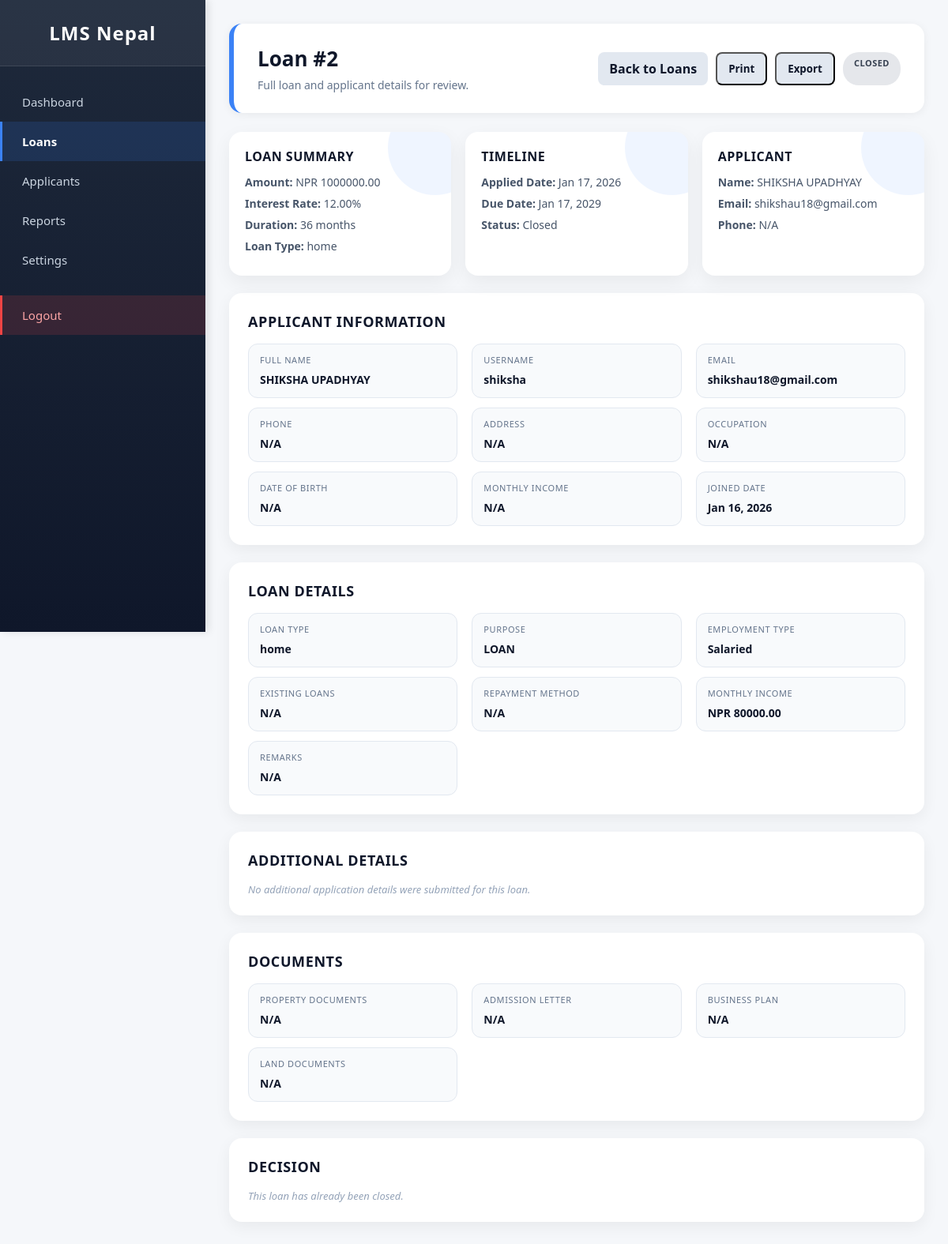
/admin-loans/2/ (signed in), run on the app's committed database.
### core/models.py (models this page shows, shortened)
class Loan(models.Model):
    member = models.ForeignKey(Member, on_delete=models.CASCADE)
    loan_type = models.CharField(max_length=50, blank=True)
    amount = models.DecimalField(max_digits=10, decimal_places=2)
    duration_months = models.IntegerField(default=12)
    interest_rate = models.DecimalField(max_digits=5, decimal_places=2)
    purpose = models.TextField(blank=True)
    issued_date = models.DateField(auto_now_add=True)
    due_date = models.DateField()
    monthly_income = models.DecimalField(max_digits=10, decimal_places=2, null=True, blank=True)
    employment_type = models.CharField(max_length=50, blank=True)
    existing_loans = models.CharField(max_length=10, blank=True)
    repayment_method = models.CharField(max_length=50, blank=True)
    remarks = models.TextField(blank=True)
    personal_reason = models.CharField(max_length=100, blank=True, null=True)
    existing_emi = models.DecimalField(max_digits=10, decimal_places=2, null=True, blank=True)
    property_type = models.CharField(max_length=50, blank=True, null=True)
    property_value = models.DecimalField(max_digits=12, decimal_places=2, null=True, blank=True)
    property_location = models.CharField(max_length=200, blank=True, null=True)
    construction_status = models.CharField(max_length=50, blank=True, null=True)
    property_documents = models.FileField(upload_to='loan_documents/', blank=True, null=True)
    co_applicant_name = models.CharField(max_length=100, blank=True, null=True)
    co_applicant_relation = models.CharField(max_length=50, blank=True, null=True)
    student_name = models.CharField(max_length=100, blank=True, null=True)
    course_name = models.CharField(max_length=200, blank=True, null=True)
    institution_name = models.CharField(max_length=200, blank=True, null=True)
    institution_location = models.CharField(max_length=100, blank=True, null=True)
    course_duration = models.IntegerField(null=True, blank=True)
    admission_letter = models.FileField(upload_to='loan_documents/', blank=True, null=True)
    guardian_name = models.CharField(max_length=100, blank=True, null=True)
    guardian_income = models.DecimalField(max_digits=10, decimal_places=2, null=True, blank=True)
    business_name = models.CharField(max_length=200, blank=True, null=True)
    business_type = models.CharField(max_length=100, blank=True, null=True)
    business_registration = models.CharField(max_length=100, blank=True, null=True)
    business_age = models.IntegerField(null=True, blank=True)
    annual_turnover = models.DecimalField(max_digits=12, decimal_places=2, null=True, blank=True)
    business_plan = models.FileField(upload_to='loan_documents/', blank=True, null=True)
    business_address = models.TextField(blank=True, null=True)
    farm_size = models.DecimalField(max_digits=8, decimal_places=2, null=True, blank=True)
    farming_type = models.CharField(max_length=100, blank=True, null=True)
    land_ownership = models.CharField(max_length=50, blank=True, null=True)
    crop_type = models.CharField(max_length=200, blank=True, null=True)
    land_documents = models.FileField(upload_to='loan_documents/', blank=True, null=True)
    irrigation_facility = models.CharField(max_length=20, blank=True, null=True)
    farming_experience = models.IntegerField(null=True, blank=True)
    status = models.CharField(
        max_length=20,
        choices=[
            ('pending', 'Pending'),
            ('approved', 'Approved'),
            ('closed', 'Closed'),
        ],
        default='pending'
    )

class Member(models.Model):
    user = models.OneToOneField(User, on_delete=models.CASCADE)
    phone = models.CharField(max_length=15)
    address = models.TextField()
    dob = models.DateField(null=True, blank=True)
    occupation = models.CharField(max_length=100, blank=True)
    monthly_income = models.DecimalField(max_digits=10, decimal_places=2, null=True, blank=True)
    joined_date = models.DateField(auto_now_add=True)
    profile_photo = models.ImageField(upload_to='profile_photos/', null=True, blank=True)

### core/views.py (the view, shortened to what this page needs)
# urls.py: path('admin-loans/<int:loan_id>/', views.admin_loan_detail, name='admin_loan_detail'),
@login_required
def admin_loan_detail(request, loan_id):
    if not request.user.is_staff:
        return redirect('login')
    loan = get_object_or_404(
        Loan.objects.select_related('member', 'member__user'),
        id=loan_id
    )
    detail = LoanApplicationDetail.objects.filter(loan=loan).first()
    return render(
        request,
        'core/admin_loan_detail.html',
        {'loan': loan, 'detail': detail}
    )

### core/templates/core/admin_loan_detail.html (shortened to what this page needs)
{% load static %}
<!DOCTYPE html>
<html lang="en">
<head>
</head>
<body>
  <aside class="sidebar">
    <div class="logo"> LMS Nepal</div>
    <ul>
      <li><a href="{% url 'admin_dashboard' %}">Dashboard</a></li>
      <li><a href="{% url 'admin_loans' %}" class="active">Loans</a></li>
      <li><a href="{% url 'admin_applicants' %}">Applicants</a></li>
      <li><a href="{% url 'admin_reports' %}">Reports</a></li>
      <li><a href="{% url 'admin_settings' %}">Settings</a></li>
      <li><a href="{% url 'logout' %}" class="logout-btn">Logout</a></li>
    </ul>
  </aside>
  <main class="main-content">
    <header class="header">
      <div>
        <h1>Loan #{{ loan.id }}</h1>
        <p>Full loan and applicant details for review.</p>
      </div>
      <div class="header-actions">
        <a class="back-link" href="{% url 'admin_loans' %}">Back to Loans</a>
        <button type="button" class="back-link action-print" data-action="print">Print</button>
        <button type="button" class="back-link action-export" data-action="export">Export</button>
        <span class="status-badge status-{{ loan.status }}">{{ loan.get_status_display }}</span>
      </div>
    </header>
    <div class="grid">
      <div class="card">
        <h3>Loan Summary</h3>
        <p><strong>Amount:</strong> NPR {{ loan.amount|floatformat:2 }}</p>
        <p><strong>Interest Rate:</strong> {{ loan.interest_rate|floatformat:2 }}%</p>
        <p><strong>Duration:</strong> {{ loan.duration_months }} months</p>
        <p><strong>Loan Type:</strong> {{ loan.loan_type|default:"N/A" }}</p>
      </div>
      <div class="card">
        <h3>Timeline</h3>
        <p><strong>Applied Date:</strong> {{ loan.issued_date|date:"M d, Y" }}</p>
        <p><strong>Due Date:</strong> {{ loan.due_date|date:"M d, Y" }}</p>
        <p><strong>Status:</strong> {{ loan.get_status_display }}</p>
      </div>
      <div class="card">
        <h3>Applicant</h3>
        <p><strong>Name:</strong> {{ loan.member.user.get_full_name|default:loan.member.user.username }}</p>
        <p><strong>Email:</strong> {{ loan.member.user.email|default:"N/A" }}</p>
        <p><strong>Phone:</strong> {{ loan.member.phone|default:"N/A" }}</p>
      </div>
    </div>
    <div class="section">
      <h2>Applicant Information</h2>
      <div class="info-list">
        <div class="info-item">
          <span>Full Name</span>
          <strong>{{ loan.member.user.get_full_name|default:loan.member.user.username }}</strong>
        </div>
        <div class="info-item">
          <span>Username</span>
          <strong>{{ loan.member.user.username }}</strong>
        </div>
        <div class="info-item">
          <span>Email</span>
          <strong>{{ loan.member.user.email|default:"N/A" }}</strong>
        </div>
        <div class="info-item">
          <span>Phone</span>
          <strong>{{ loan.member.phone|default:"N/A" }}</strong>
        </div>
        <div class="info-item">
          <span>Address</span>
          <strong>{{ loan.member.address|default:"N/A" }}</strong>
        </div>
        <div class="info-item">
          <span>Occupation</span>
          <strong>{{ loan.member.occupation|default:"N/A" }}</strong>
        </div>
        <div class="info-item">
          <span>Date of Birth</span>
          <strong>{{ loan.member.dob|date:"M d, Y"|default:"N/A" }}</strong>
        </div>
        <div class="info-item">
          <span>Monthly Income</span>
          <strong>{% if loan.member.monthly_income %}NPR {{ loan.member.monthly_income|floatformat:2 }}{% else %}N/A{% endif %}</strong>
        </div>
        <div class="info-item">
          <span>Joined Date</span>
          <strong>{{ loan.member.joined_date|date:"M d, Y" }}</strong>
        </div>
      </div>
    </div>
    <div class="section">
      <h2>Loan Details</h2>
      <div class="info-list">
        <div class="info-item">
          <span>Loan Type</span>
          <strong>{{ loan.loan_type|default:"N/A" }}</strong>
        </div>
        <div class="info-item">
          <span>Purpose</span>
          <strong>{{ loan.purpose|default:"N/A" }}</strong>
        </div>
        <div class="info-item">
          <span>Employment Type</span>
          <strong>{{ loan.employment_type|default:"N/A" }}</strong>
        </div>
        <div class="info-item">
          <span>Existing Loans</span>
          <strong>{{ loan.existing_loans|default:"N/A" }}</strong>
        </div>
        <div class="info-item">
          <span>Repayment Method</span>
          <strong>{{ loan.repayment_method|default:"N/A" }}</strong>
        </div>
        <div class="info-item">
          <span>Monthly Income</span>
          <strong>{% if loan.monthly_income %}NPR {{ loan.monthly_income|floatformat:2 }}{% else %}N/A{% endif %}</strong>
        </div>
        <div class="info-item">
          <span>Remarks</span>
          <strong>{{ loan.remarks|default:"N/A" }}</strong>
        </div>
      </div>
    </div>
    <div class="section">
      <h2>Additional Details</h2>
      {% if detail %}
      <div class="info-list">
        <div class="info-item">
          <span>Personal Reason</span>
          <strong>{{ detail.personal_reason|default:"N/A" }}</strong>
        </div>
        <div class="info-item">
          <span>Existing EMI</span>
          <strong>{% if detail.existing_emi %}NPR {{ detail.existing_emi|floatformat:2 }}{% else %}N/A{% endif %}</strong>
        </div>
        <div class="info-item">
          <span>Property Type</span>
          <strong>{{ detail.property_type|default:"N/A" }}</strong>
        </div>
        <div class="info-item">
          <span>Property Value</span>
          <strong>{% if detail.property_value %}NPR {{ detail.property_value|floatformat:2 }}{% else %}N/A{% endif %}</strong>
        </div>
        <div class="info-item">
          <span>Property Location</span>
          <strong>{{ detail.property_location|default:"N/A" }}</strong>
        </div>
        <div class="info-item">
          <span>Construction Status</span>
          <strong>{{ detail.construction_status|default:"N/A" }}</strong>
        </div>
        <div class="info-item">
          <span>Co-Applicant</span>
          <strong>{{ detail.co_applicant_name|default:"N/A" }}</strong>
        </div>
        <div class="info-item">
          <span>Co-Applicant Relation</span>
          <strong>{{ detail.co_applicant_relation|default:"N/A" }}</strong>
        </div>
        <div class="info-item">
          <span>Student Name</span>
          <strong>{{ detail.student_name|default:"N/A" }}</strong>
        </div>
        <div class="info-item">
          <span>Course Name</span>
          <strong>{{ detail.course_name|default:"N/A" }}</strong>
        </div>
        <div class="info-item">
          <span>Institution</span>
          <strong>{{ detail.institution_name|default:"N/A" }}</strong>
        </div>
        <div class="info-item">
          <span>Institution Location</span>
          <strong>{{ detail.institution_location|default:"N/A" }}</strong>
        </div>
        <div class="info-item">
          <span>Course Duration</span>
          <strong>{% if detail.course_duration %}{{ detail.course_duration }} months{% else %}N/A{% endif %}</strong>
        </div>
        <div class="info-item">
          <span>Guardian Name</span>
          <strong>{{ detail.guardian_name|default:"N/A" }}</strong>
        </div>
        <div class="info-item">
          <span>Guardian Income</span>
          <strong>{% if detail.guardian_income %}NPR {{ detail.guardian_income|floatformat:2 }}{% else %}N/A{% endif %}</strong>
        </div>
        <div class="info-item">
          <span>Business Name</span>
          <strong>{{ detail.business_name|default:"N/A" }}</strong>
        </div>
        <div class="info-item">
          <span>Business Type</span>
          <strong>{{ detail.business_type|default:"N/A" }}</strong>
        </div>
        <div class="info-item">
          <span>Business Registration</span>
          <strong>{{ detail.business_registration|default:"N/A" }}</strong>
        </div>
        <div class="info-item">
          <span>Business Age</span>
          <strong>{% if detail.business_age %}{{ detail.business_age }} years{% else %}N/A{% endif %}</strong>
        </div>
        <div class="info-item">
          <span>Annual Turnover</span>
          <strong>{% if detail.annual_turnover %}NPR {{ detail.annual_turnover|floatformat:2 }}{% else %}N/A{% endif %}</strong>
        </div>
        <div class="info-item">
          <span>Business Address</span>
          <strong>{{ detail.business_address|default:"N/A" }}</strong>
        </div>
        <div class="info-item">
          <span>Land Area (Hectares)</span>
          <strong>{% if detail.land_area_hectares %}{{ detail.land_area_hectares }}{% else %}N/A{% endif %}</strong>
        </div>
        <div class="info-item">
          <span>Crop Type</span>
          <strong>{{ detail.crop_type|default:"N/A" }}</strong>
        </div>
        <div class="info-item">
          <span>Farming Experience</span>
          <strong>{% if detail.farming_experience_years %}{{ detail.farming_experience_years }} years{% else %}N/A{% endif %}</strong>
        </div>
        <div class="info-item">
          <span>Irrigation Facility</span>
          <strong>{% if detail.irrigation_facility %}Yes{% else %}No{% endif %}</strong>
        </div>
        <div class="info-item">
          <span>Previous Harvest</span>
          <strong>{{ detail.previous_harvest_details|default:"N/A" }}</strong>
        </div>
        <div class="info-item">
          <span>Equipment Owned</span>
          <strong>{{ detail.equipment_owned|default:"N/A" }}</strong>
        </div>
      </div>
      {% else %}
      <p class="muted">No additional application details were submitted for this loan.</p>
      {% endif %}
    </div>
    <div class="section">
      <h2>Documents</h2>
      <div class="info-list">
        <div class="info-item">
          <span>Property Documents</span>
          <strong>
            {% if loan.property_documents %}
              <a class="doc-link" href="{{ loan.property_documents.url }}">View Document</a>
            {% else %}
              N/A
            {% endif %}
          </strong>
        </div>
        <div class="info-item">
          <span>Admission Letter</span>
          <strong>
            {% if loan.admission_letter %}
              <a class="doc-link" href="{{ loan.admission_letter.url }}">View Document</a>
            {% else %}
              N/A
            {% endif %}
          </strong>
        </div>
        <div class="info-item">
          <span>Business Plan</span>
          <strong>
            {% if loan.business_plan %}
              <a class="doc-link" href="{{ loan.business_plan.url }}">View Document</a>
            {% else %}
              N/A
            {% endif %}
          </strong>
        </div>
        <div class="info-item">
          <span>Land Documents</span>
          <strong>
            {% if loan.land_documents %}
              <a class="doc-link" href="{{ loan.land_documents.url }}">View Document</a>
            {% else %}
              N/A
            {% endif %}
          </strong>
        </div>
      </div>
    </div>
    <div class="section">
      <h2>Decision</h2>
      {% if loan.status == 'pending' %}
      <form method="POST" class="action-bar">
        {% csrf_token %}
        <button type="submit" name="action" value="verify" class="btn-approve">Verify Loan</button>
        <button type="submit" name="action" value="reject" class="btn-reject">Reject Loan</button>
      </form>
      {% else %}
      <p class="muted">This loan has already been {{ loan.get_status_display|lower }}.</p>
      {% endif %}
    </div>
  </main>
</body>
</html>

### data on the page
Loan: id "2", status "CLOSED", amount "1000000.00", interest_rate "12.00", duration_months "36", loan_type "home", issued_date "Jan 17, 2026", due_date "Jan 17, 2029", status "Closed", member.user.get_full_name "SHIKSHA UPADHYAY", member.user.email "shikshau18@gmail.com", member.phone "N/A", member.user.username "shiksha", member.address "N/A", member.occupation "N/A", member.dob "N/A", member.joined_date "Jan 16, 2026", purpose "LOAN", employment_type "Salaried", existing_loans "N/A", repayment_method "N/A", monthly_income "80000.00", remarks "N/A", status "closed"
